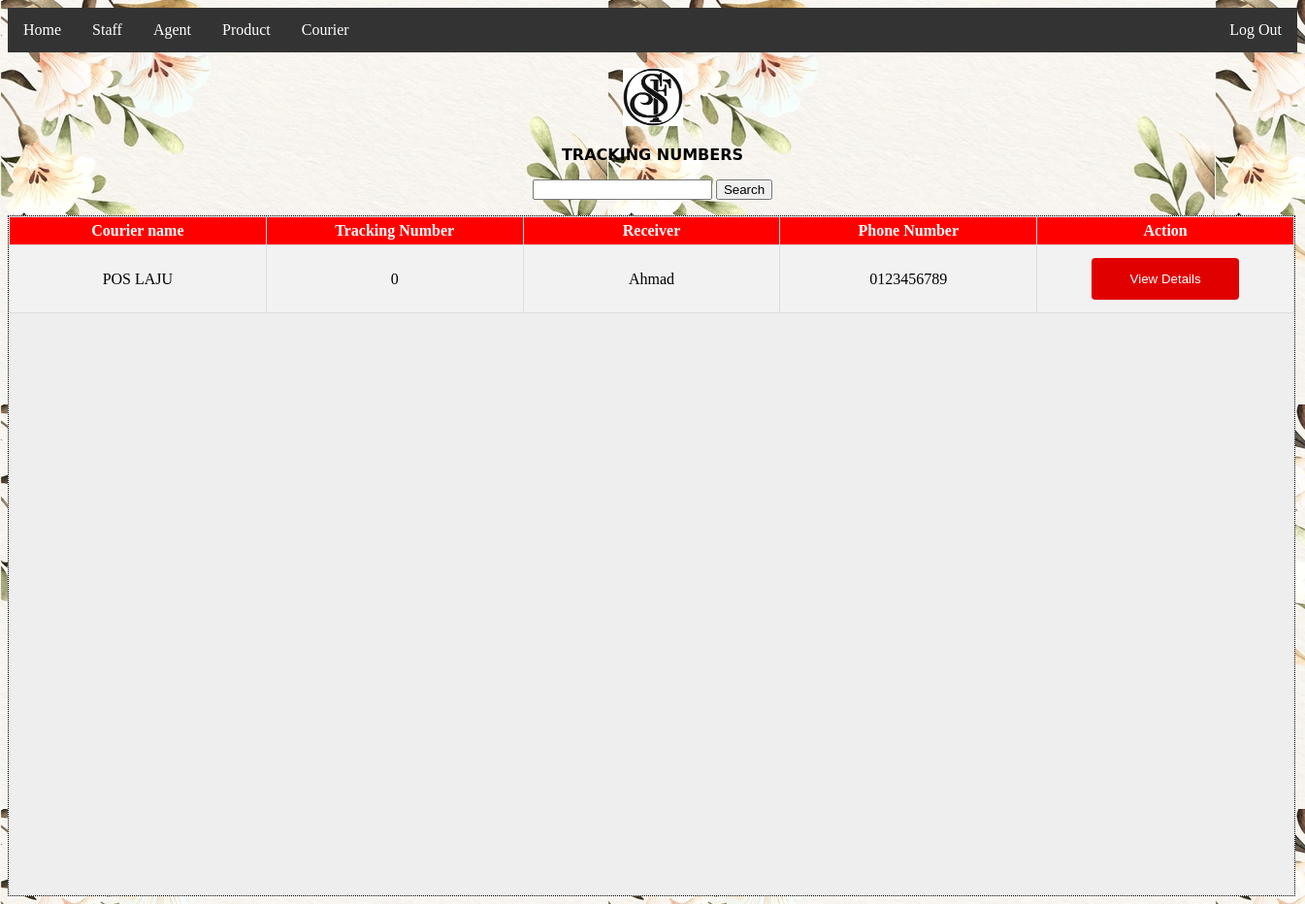
The app's page /admin/courier_view.php with its own data.
### tables this page shows
CREATE TABLE IF NOT EXISTS `courier` (
  `courier_name` varchar(50) NOT NULL,
  `courier_consignmentNo` varchar(100) NOT NULL,
  `courier_date_delivery` varchar(100) NOT NULL,
  `courier_date_received` varchar(100) NOT NULL,
  `courier_receiver` varchar(50) NOT NULL,
  `courier_phoneReceive` varchar(100) NOT NULL,
  `courier_receiverIC` varchar(100) NOT NULL,
  `courier_personIncharge` varchar(30) NOT NULL,
  `courier_phoneSender` varchar(100) NOT NULL
);

### admin/courier_view.php (the view, shortened to what this page needs)
<!doctype html>
<html>
<head>
</head>
<body background="image/pic.jpg">
<ul>
    <li><a href="home.php">Home</a></li>
  <li class="dropdown">
    <a href="javascript:void(0)" class="dropbtn">Staff</a>
  <li class="dropdown">
    <a href="javascript:void(0)" class="dropbtn">Agent</a>
  <li class="dropdown">
    <a href="javascript:void(0)" class="dropbtn">Product</a>
  <li class="dropdown">
    <a href="javascript:void(0)" class="dropbtn">Courier</a>
	  <li style="float:right"><a href="choose.php">Log Out</a></li>
  </li>
</ul>
<p>
<?php
$servername = "localhost";
$dbusername = "root";
$dbpassword = "";
$dbname = "Employee";
$conn = mysqli_connect($servername, $dbusername, $dbpassword, $dbname);
if (isset($_POST['search'])) {
$searchname = $_POST['searchname'];
} else
$searchname = '';
$sql = "SELECT courier_name, courier_consignmentNo, courier_receiver, courier_phoneReceive FROM courier";
$sql = $sql . " WHERE courier_name LIKE '%" . $searchname . "%' OR courier_consignmentNo LIKE '%" . $searchname . "%' OR courier_receiver LIKE '%" . $searchname . "%'";
$result = mysqli_query($conn, $sql);
?>
<p style="font-family: 'Cambria', 'Hoefler Text', 'Liberation Serif', Times, 'Times New Roman', serif; text-align: center;"><img src="image/logo.jpeg" width="62" height="60" alt=""/>
<p style="font-family: 'Cambria', 'Hoefler Text', 'Liberation Serif', Times, 'Times New Roman', serif; text-align: center;"><span style="font-family: 'Lucida Grande', 'Lucida Sans Unicode', 'Lucida Sans', 'DejaVu Sans', Verdana, sans-serif; text-align: center;"><strong>TRACKING NUMBERS</strong></span>
<p style="font-style: normal; font-weight: bold; text-align: center"><form action="<?php echo $_SERVER['PHP_SELF']?>?page=userview&searchkey=<?php echo $searchname?>"method="POST" style="text-align: center">
  <input type="text" name="searchname" value="<?php echo $searchname?>">
  <input type="submit" name="search" value="Search">
	</p></form>
</p>
<div type=dd align="center">
<table align="center">
  <tr>
<th width="20%">Courier name</th>
<th width="20%">Tracking Number</th>
<th width="20%">Receiver</th>
<th width="20%">Phone Number</th>
<th width="20%">Action</th>
</tr>
<?php
if (mysqli_num_rows($result) > 0) {
while($row = mysqli_fetch_assoc($result)) {
?>
<tr style="text-align: center">
<td><?php echo $row["courier_name"] ?></td>
<td><?php echo $row["courier_consignmentNo"] ?></td>
<td><?php echo $row["courier_receiver"] ?></td>
<td><?php echo $row["courier_phoneReceive"] ?></td>
<td>
<input type="button" value="View Details" onclick="window.location.href='courier_detail.php?courier_consignmentNo=<?php echo $row["courier_consignmentNo"] ?>'" />
</td>
</tr>
<?php
}
} else {
echo "<tr><td colspan='3'>0 results</td></tr>";
}
?>
	</table></div>
</body>
</html>

### admin/courier_view.php (style rules this page uses)
input[type=button] { width: 60%; background-color: #E00000; color: white; padding: 14px 20px; margin: 8px 0; border: none; border-radius: 4px; cursor: pointer; }
ul { list-style-type: none; margin: 0; padding: 0; overflow: hidden; background-color: #333; }
li { float: left; }
li a, .dropbtn { display: inline-block; color: white; text-align: center; padding: 14px 16px; text-decoration: none; }
li.dropdown { display: inline-block; }
table { border-collapse: collapse; width: 100%; }
th, td { border: 1px solid #ddd; text-align: center; padding: 5px; }
tr:nth-child(even) { background-color: #f2f2f2 }
th { background-color: red; color: white; }
div[type=dd] { background-color: #eee; width: 1325px; height: 700px; border: 1px dotted black; overflow: scroll; }

### records on screen
courier: courier_name "POS LAJU", courier_consignmentNo "0", courier_receiver "Ahmad", courier_phoneReceive "0123456789"
